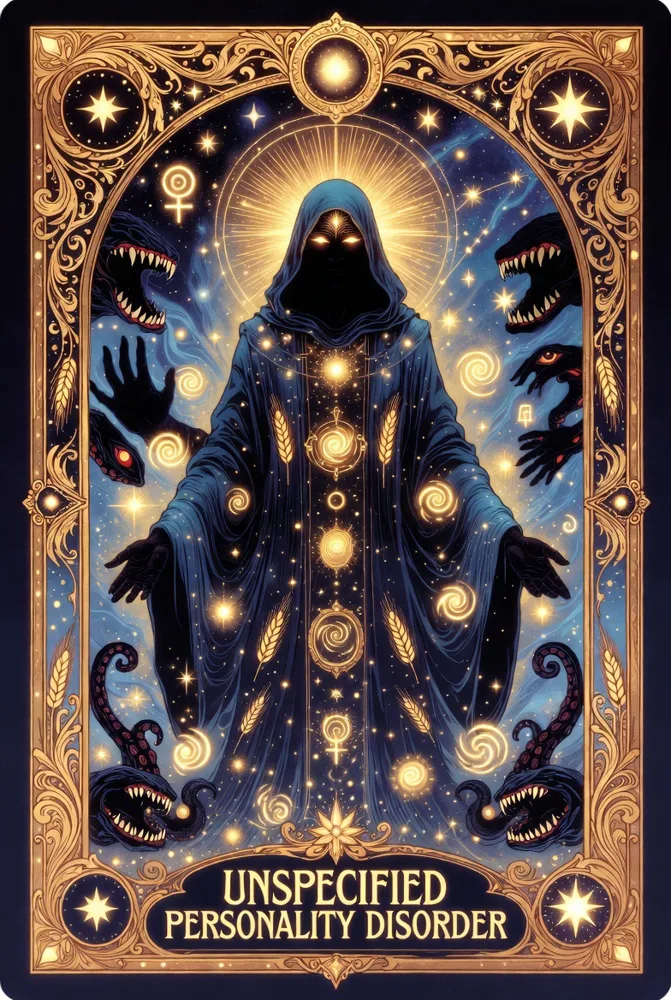
#> input picture assets/cards/0043.webp, 671 x 1000 px
$ python -i prepare-concepts.py   (imports and definitions only)
#> lines starting #> are read from the running program, lines starting #| are printed output that depends on the picture; after the words box and inside, x2 and y2 are one past the last pixel; in counts of white or black regions, pixels touching at a corner belong together
"""Prepares the concept cards for the app.

Reads scripts/concept-map.json, which maps each picture's file name to the id of the
page it belongs to. For each picture it:

  1. finds the file in the source folder (or inside a .zip there),
  2. trims any black border and resizes it to fit in 1400 px,
  3. saves it as assets/concepts/<id>.webp (the picture the 3D relief is painted with),
  4. if the depth model is present (models/depth-anything-v2-small.onnx), estimates how
     far each part of the picture is from the viewer and saves it as
     assets/concepts/<id>-depth.png. The 3D view uses this to lift the picture into a relief.

It then writes assets/concepts/manifest.json, which the app reads.

Usage (from the mind-atlas folder):
    python scripts/prepare-concepts.py [source-folder]

The default source folder is ..\\Suits\\Mind Atlas concepts. Needs Pillow, numpy and onnxruntime:
    python -m pip install pillow numpy onnxruntime
"""

import json
import sys
import zipfile
from io import BytesIO
from pathlib import Path

import numpy as np
from PIL import Image, ImageFilter, ImageOps

ROOT = Path(__file__).resolve().parent.parent
SOURCE = Path(sys.argv[1]) if len(sys.argv) > 1 else ROOT.parent / "Suits" / "Mind Atlas concepts"
TARGET = ROOT / "assets" / "concepts"
DEPTH_MODEL = ROOT / "models" / "depth-anything-v2-small.onnx"
MAX_COLOR_SIDE = 1400
MAX_DEPTH_SIDE = 800
PICTURE_TYPES = {".jpg", ".jpeg", ".png", ".webp"}


def load_map():
    return json.loads((ROOT / "scripts" / "concept-map.json").read_text(encoding="utf-8"))


# [13 lines left out: function find_pictures, not called in this run]


def trim_black_border(image):
    """Crops away a uniform black border (screenshots of the cards have one)."""
    mask = image.convert("L").point(lambda p: 255 if p > 16 else 0)
    box = mask.getbbox()
    return image.crop(box) if box else image


# [69 lines left out: functions load_depth_session, estimate_depth, main, not called in this run]


# [2 lines not run here, left out]

>>> from PIL import Image
>>> picture = Image.open('../assets/cards/0043.webp')
#> picture is the input picture: PIL image 671x1000 RGB; mean R, G, B 97, 79.5, 73.3
>>> result = trim_black_border(picture)
#> in trim_black_border, `mask = image.convert("L").point(lambda p: 255 if p > 16 else 0)`:
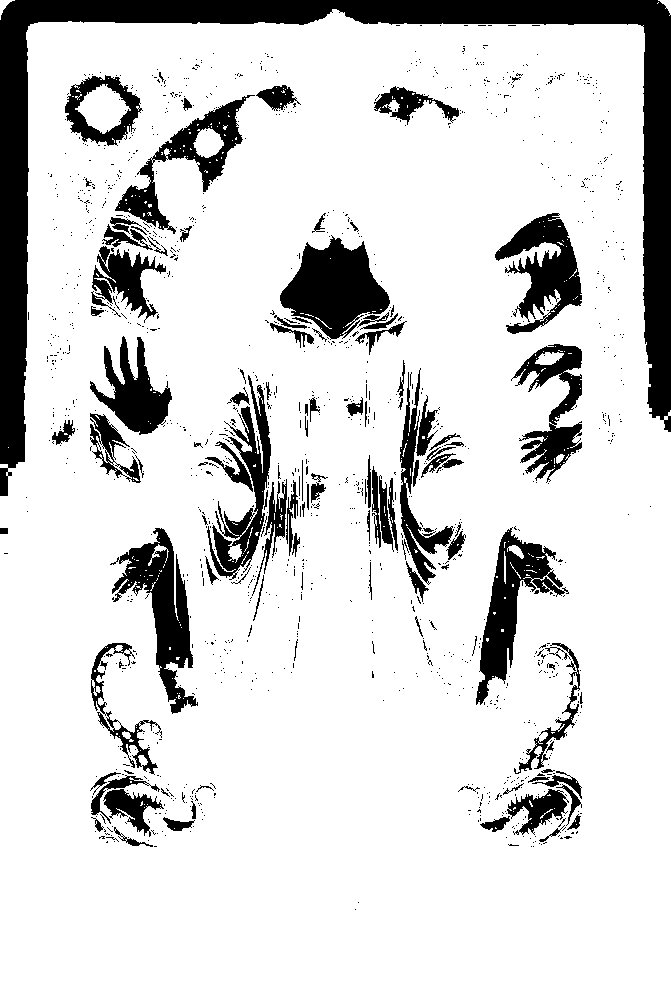
#> mask: PIL image 671x1000 L; 84.4% white; 1323 black regions (1208 under 20 px), largest, box (x1, y1, x2, y2) and area: (0, 0, 671, 496) 37717, (280, 235, 390, 340) 6564, (110, 528, 198, 714) 5710
#> in trim_black_border, `box = mask.getbbox()`: box = (0, 0, 671, 1000)

$ run again, on assets/concepts/adhd.webp
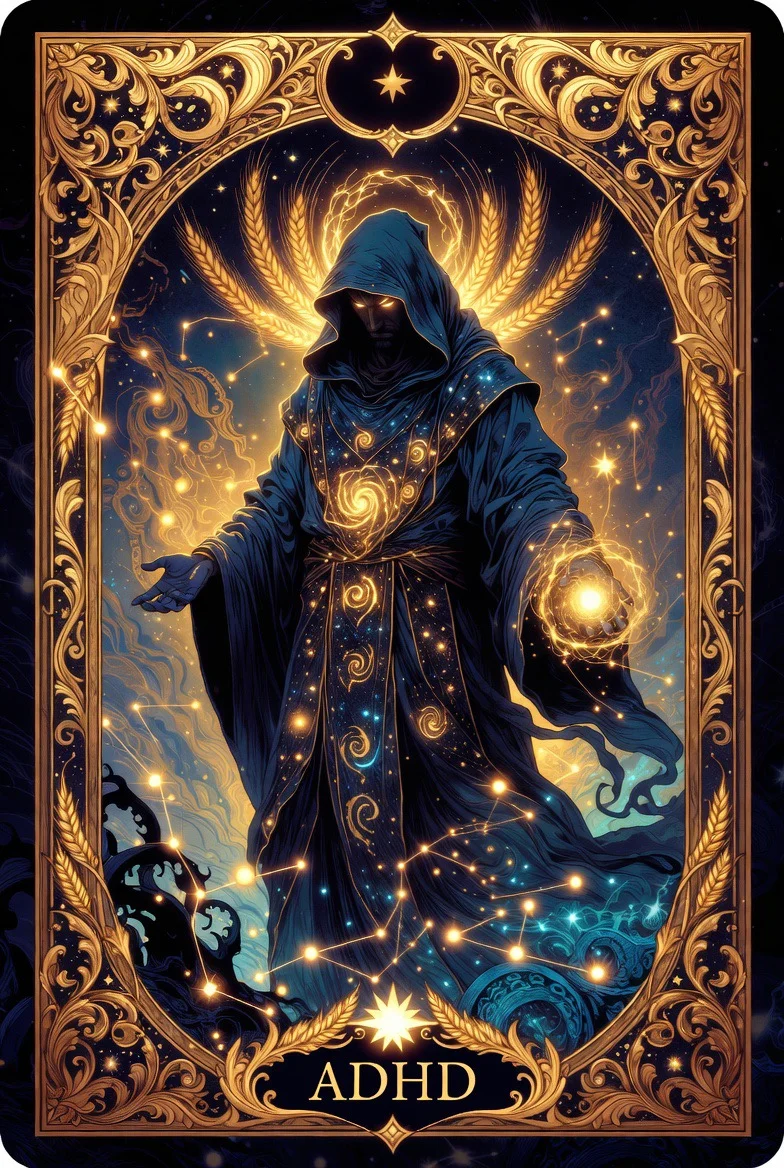
#> input picture assets/concepts/adhd.webp, 784 x 1168 px
#> picture is the input picture: PIL image 784x1168 RGB; mean R, G, B 83.4, 64.8, 54.1
#> in trim_black_border, `mask = image.convert("L").point(lambda p: 255 if p > 16 else 0)`:
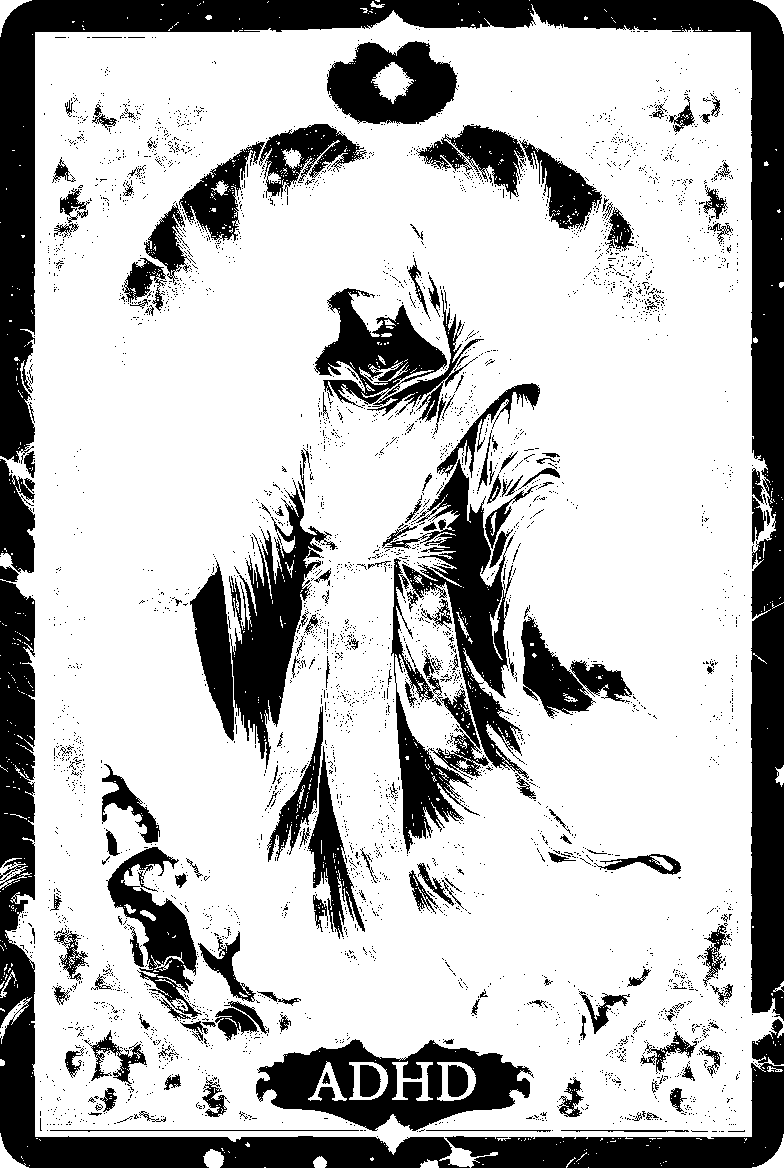
#> mask: PIL image 784x1168 L; 74.2% white; 4032 black regions (3849 under 20 px), largest, box (x1, y1, x2, y2) and area: (0, 0, 784, 1021) 65800, (0, 566, 470, 1168) 29551, (256, 1039, 534, 1131) 12649
#> box = (0, 0, 784, 1168)

$ run again, on assets/concepts/bipolar-depth.png
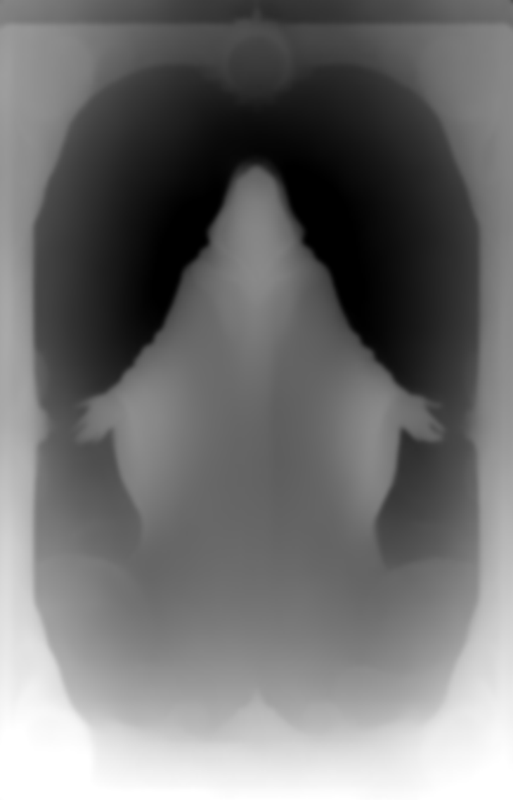
#> input picture assets/concepts/bipolar-depth.png, 513 x 800 px
#> picture is the input picture: PIL image 513x800 L; min 0, max 255, mean 111.8
#> in trim_black_border, `mask = image.convert("L").point(lambda p: 255 if p > 16 else 0)`:
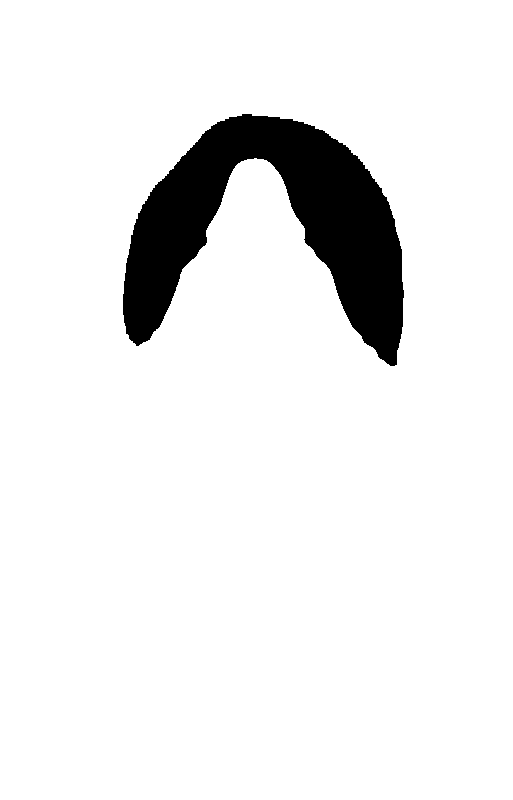
#> mask: PIL image 513x800 L; 92.4% white; 1 black region, box (x1, y1, x2, y2) and area: (123, 114, 404, 366) 31222
#> box = (0, 0, 513, 800)
